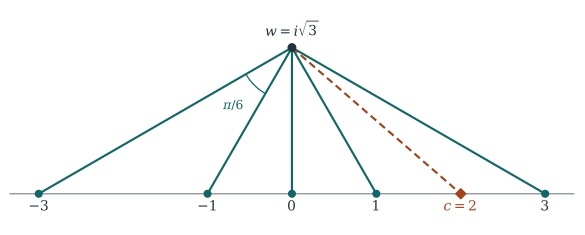

Write Python code to recreate this figure.
"""Draw the six sampling rays in the upper half-plane. Requires Matplotlib."""
from math import cos, pi, sin, sqrt
from pathlib import Path

import matplotlib
matplotlib.use("Agg")
import matplotlib.pyplot as plt
from matplotlib.patches import Arc


def main():
    plt.rcParams.update({
        "font.family": "DejaVu Serif",
        "mathtext.fontset": "dejavuserif",
        "pdf.fonttype": 42,
        "font.size": 10,
    })
    teal, rust, ink, axis = "#116668", "#A3421A", "#20333F", "#829097"
    height = sqrt(3)
    fig, ax = plt.subplots(figsize=(5.85, 2.35))
    ax.set_aspect("equal", adjustable="box")
    ax.set_xlim(-3.38, 3.38)
    ax.set_ylim(-0.40, 2.22)
    ax.set_axis_off()
    ax.plot([-3.34, 3.34], [0, 0], color=axis, lw=0.9, zorder=1)
    for center in (-3, -1, 0, 1, 3):
        ax.plot([0, center], [height, 0], color=teal, lw=1.55, zorder=2)
        ax.scatter(center, 0, color=teal, s=24, zorder=3)
        ax.annotate(f"${center}$", (center, 0), xytext=(0, -5),
                    textcoords="offset points", ha="center", va="top", color=ink)
    ax.plot([0, 2], [height, 0], color=rust, lw=1.55,
            linestyle=(0, (3.4, 2.0)), zorder=3)
    ax.scatter(2, 0, marker="D", s=26, color=rust, zorder=4)
    ax.annotate("$c=2$", (2, 0), xytext=(0, -5), textcoords="offset points",
                ha="center", va="top", color=rust)
    radius = 0.63
    ax.add_patch(Arc((0, height), 2*radius, 2*radius, theta1=210, theta2=240,
                     color=teal, lw=0.9))
    ax.text(0.98*cos(5*pi/4), height+0.98*sin(5*pi/4), r"$\pi/6$",
            color=teal, ha="center", va="center", fontsize=9)
    ax.scatter(0, height, s=30, color=ink, zorder=5)
    ax.annotate(r"$w=i\sqrt{3}$", (0, height), xytext=(0, 6),
                textcoords="offset points", color=ink, ha="center", va="bottom")
    fig.subplots_adjust(left=0.01, right=0.99, top=0.99, bottom=0.01)
    fig.savefig(Path(__file__).with_suffix(".pdf"),
                metadata={"Title": "Exceptional rational sampling centers"})
    plt.close(fig)


if __name__ == "__main__":
    main()
